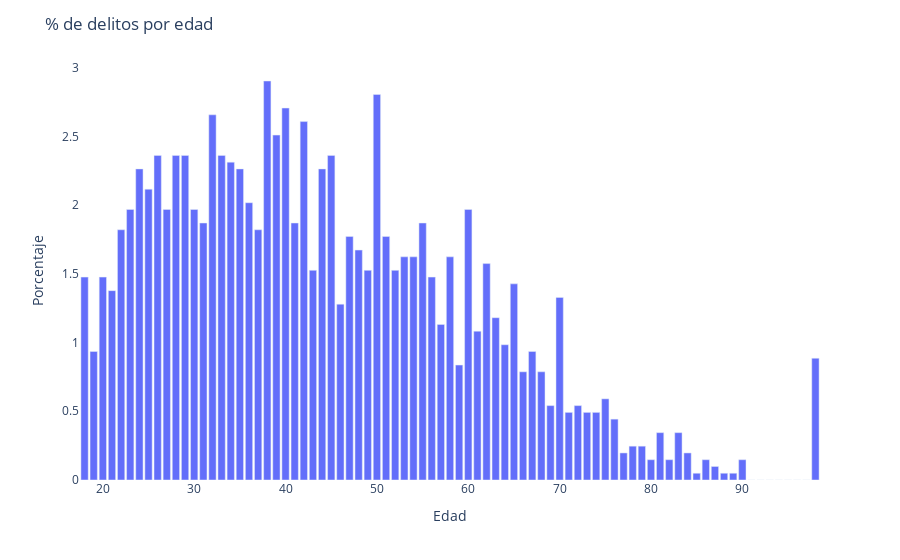

Notebook code for this chart:
### Code cell
fig = px.bar(resumen_edad, x='EDAD', y='PORC')
fig.update_layout(
    paper_bgcolor='rgba(0,0,0,0)',
    plot_bgcolor='rgba(0,0,0,0)',
    title="% de delitos por edad",
    xaxis_title = 'Edad',
    yaxis_title = 'Porcentaje'
)
fig.show()

### Figure 1 — Plotly figure (JSON) as saved in the notebook; plotly's stock layout.template omitted (floating-point values rounded to 4 significant figures)
{"data": [{"alignmentgroup": "True", "hovertemplate": "EDAD=%{x}<br>PORC=%{y}<extra></extra>", "legendgroup": "", "marker": {"color": "#636efa", "pattern": {"shape": ""}}, "name": "", "offsetgroup": "", "orientation": "v", "showlegend": false, "textposition": "auto", "type": "bar", "x": [18, 19, 20, 21, 22, 23, 24, 25, 26, 27, 28, 29, 30, 31, 32, 33, 34, 35, 36, 37, 38, 39, 40, 41, 42, 43, 44, 45, 46, 47, 48, 49, 50, 51, 52, 53, 54, 55, 56, 57, 58, 59, 60, 61, 62, 63, 64, 65, 66, 67, 68, 69, 70, 71, 72, 73, 74, 75, 76, 77, 78, 79, 80, 81, 82, 83, 84, 85, 86, 87, 88, 89, 90, 91, 92, 93, 94, 95, 96, 97, 98], "xaxis": "x", "y": [1.476, 0.935, 1.476, 1.378, 1.821, 1.968, 2.264, 2.116, 2.362, 1.968, 2.362, 2.362, 1.968, 1.87, 2.658, 2.362, 2.313, 2.264, 2.018, 1.821, 2.904, 2.51, 2.707, 1.87, 2.608, 1.526, 2.264, 2.362, 1.28, 1.772, 1.673, 1.526, 2.805, 1.772, 1.526, 1.624, 1.624, 1.87, 1.476, 1.132, 1.624, 0.8366, 1.968, 1.083, 1.575, 1.181, 0.9843, 1.427, 0.7874, 0.935, 0.7874, 0.5413, 1.329, 0.4921, 0.5413, 0.4921, 0.4921, 0.5906, 0.4429, 0.1969, 0.2461, 0.2461, 0.1476, 0.3445, 0.1476, 0.3445, 0.1969, 0.0492, 0.1476, 0.0984, 0.0492, 0.0492, 0.1476, 0, 0, 0, 0, 0, 0, 0, 0.8858], "yaxis": "y"}], "layout": {"barmode": "relative", "legend": {"tracegroupgap": 0}, "margin": {"t": 60}, "paper_bgcolor": "rgba(0,0,0,0)", "plot_bgcolor": "rgba(0,0,0,0)", "title": {"text": "% de delitos por edad"}, "xaxis": {"anchor": "y", "domain": [0, 1], "title": {"text": "Edad"}}, "yaxis": {"anchor": "x", "domain": [0, 1], "title": {"text": "Porcentaje"}}}}
